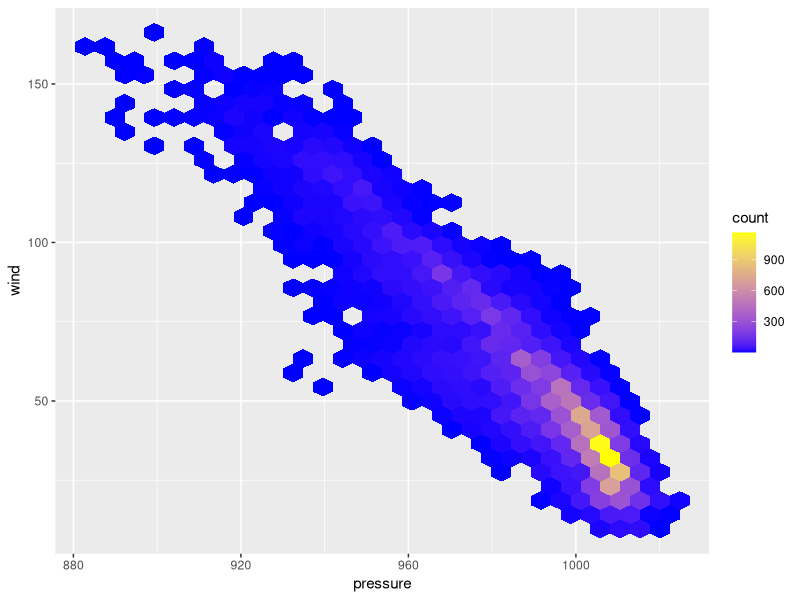

Write the R code that produced this figure.
## ---- chunk 1
knitr::opts_chunk$set(echo = TRUE)

library(tidyverse)
library(hexbin)
## ---- chunk 2
ggplot(data = storms, aes(x = pressure, y = wind)) +
	geom_hex() +
  scale_fill_gradient(low = "blue", high = "yellow")
